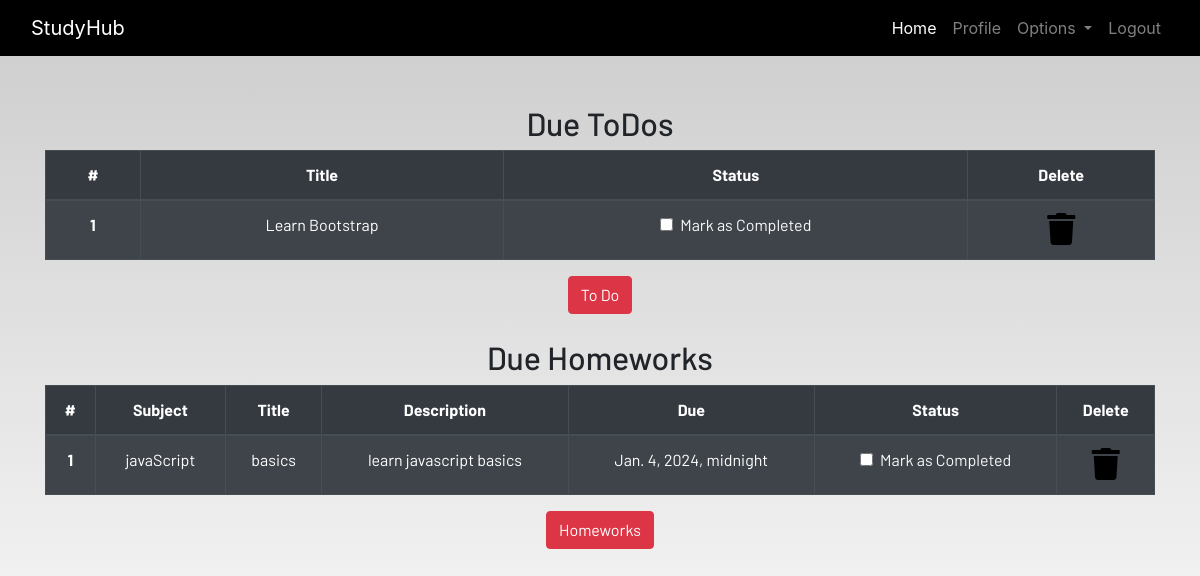
/profile/ (signed in), run on the app's committed database.
### dashboard/models.py (models this page shows, shortened)
class Todo(models.Model):
    user = models.ForeignKey(User,on_delete=models.CASCADE)
    title = models.CharField(max_length=100)
    is_finished = models.BooleanField(default=False)

class Homework(models.Model):
    user = models.ForeignKey(User,on_delete=models.CASCADE)
    subject = models.CharField(max_length=50)
    title = models.CharField(max_length=100)
    description = models.TextField()
    due = models.DateTimeField()
    is_finished = models.BooleanField(default=False)

### dashboard/views.py (the view)
# urls.py: path('profile/',dash_views.profile,name='profile'),
@login_required
def profile(request):
    homeworks = Homework.objects.filter(is_finished=False,user=request.user)
    todos = Todo.objects.filter(is_finished=False,user=request.user)
    if len(homeworks) == 0:
        homework_done = True
    else:
        homework_done = False
    if len(todos) == 0:
        todos_done = True
    else:
        todos_done = False
    context = {
        'homeworks' : homeworks,
        'todos' : todos,
        'homework_done' : homework_done,
        'todos_done' : todos_done
    }
    return render(request, 'dashboard/profile.html', context)

### templates/dashboard/profile.html
{% extends 'dashboard/base.html' %} {% load static %}
{% load crispy_forms_tags%}
{% block content %}
<section class="text-center">
    <div class="container">
        {% if not todos_done %}
        <h2>Due ToDos</h2>
        <table class="table table-striped table-bordered table-hover table-dark">
            <thead>
                <tr>
                    <th scope="col">#</th>
                    <th scope="col">Title</th>
                    <th scope="col">Status</th>
                    <th scope="col">Delete</th>
                </tr>
            </thead>
            <tbody>
                {% for todo in todos %}
                <tr>
                    <th scope="row">{{forloop.counter}}</th>
                    <td>{{todo.title}}</td>
                    <td>
                        <a href="{% url 'update-todo' todo.id %}">
                            <div class="form-check">
                                {% if todo.is_finished == True %}
                                <input class="form-check-input" type="checkbox" value="" checked>
                                {% else %}
                                <input class="form-check-input" type="checkbox" value="">
                                {% endif %}
                                <label class="form-check-label text-light" for="flexCheckDefault">
                                    Mark as Completed
                                </label>
                            </div>
                        </a>
                    </td>
                    <td><a href="{% url 'delete-todo' todo.id %}"><i class="fa fa-trash fa-2x"></i></a></td>
                </tr>
                {% endfor %}
            </tbody>
        </table>
        {% else %}
        <h3>All To dos are completed!!!!</h3>
        {% endif %}
        <a href="{% url 'todo' %}" class="btn btn-danger">To Do</a>
        <br><br>
        {% if not homework_done %}
        <h2>Due Homeworks</h2>
        <table class="table table-striped table-bordered table-hover table-dark">
            <thead>
                <tr>
                    <th scope="col">#</th>
                    <th scope="col">Subject</th>
                    <th scope="col">Title</th>
                    <th scope="col">Description</th>
                    <th scope="col">Due</th>
                    <th scope="col">Status</th>
                    <th scope="col">Delete</th>
                </tr>
            </thead>
            <tbody>
                {% for homework in homeworks %}
                <tr>
                    <th scope="row">{{forloop.counter}}</th>
                    <td>{{homework.subject}}</td>
                    <td>{{homework.title}}</td>
                    <td>{{homework.description}}</td>
                    <td>{{homework.due}}</td>
                    <td>
                        <a href="{% url 'update-homework' homework.id %}">
                            <div class="form-check">
                                {% if homework.is_finished == True %}
                                <input class="form-check-input" type="checkbox" value="" checked>
                                {% else %}
                                <input class="form-check-input" type="checkbox" value="">
                                {% endif %}
                                <label class="form-check-label text-light" for="flexCheckDefault">
                                    Mark as Completed
                                </label>
                            </div>
                        </a>
                    </td>
                    <td><a href="{% url 'delete-homework' homework.id %}"><i class="fa fa-trash fa-2x"></i></a></td>
                </tr>
                {% endfor %}
            </tbody>
        </table>
        {% else %}
        <h3>All To homeworks are completed!!!!</h3>
        {% endif %}
        <a href="{% url 'homework' %}" class="btn btn-danger">Homeworks</a>
    </div>
</section>
{% endblock content %}

### static/css/main.css (style rules this page uses)
html { scroll-behavior: smooth; height: 100%; width: 100%; }
a { text-decoration: none !important; color: black; }
html, body { max-width: 100%; overflow-x: hidden; height: 100%; width: 100%; }
body { background: linear-gradient(rgba(0, 0, 0, 0.2), rgba(255, 255, 255, 0.5)); overflow-x: hidden; background-repeat: no-repeat; }
.fa { color: black; }

### data on the page
Todo: title "Learn Bootstrap"
Homework: subject "javaScript", title "basics", description "learn javascript basics", due "Jan. 4, 2024, midnight"
